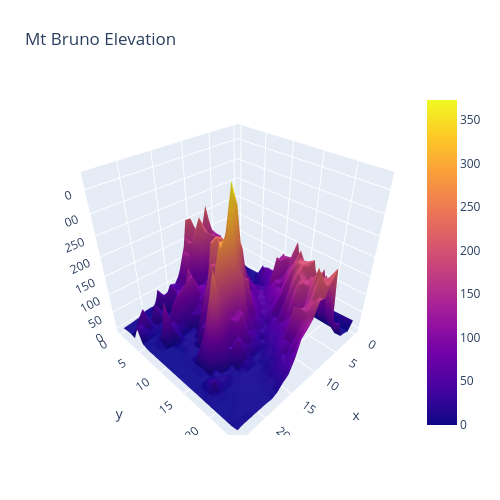

This figure's notebook cell:
### Markdown cell above
There are a wide variety of visualizations possible with plotly. We will be using mostly plotly express. `plotly.graph_objects`contains more complex visualizations such as this cool 3D surface plot of Mt. Bruno. You can interact with it to see it from all angles.

### Code cell
import plotly.graph_objects as go

z_data = pd.read_csv('https://raw.githubusercontent.com/plotly/datasets/master/api_docs/mt_bruno_elevation.csv')

fig = go.Figure(data=[go.Surface(z=z_data.values)])

fig.update_layout(title='Mt Bruno Elevation', autosize=False,
                  width=500, height=500,
                  margin=dict(l=65, r=50, b=65, t=90))

fig.show()

### Figure 1 — Plotly figure (JSON) as saved in the notebook; plotly's stock layout.template omitted (floating-point values rounded to 4 significant figures; data arrays with more than 128 entries replaced by an {"elided": "..."} marker saying what was removed)
{"data": [{"type": "surface", "z": {"elided": "25x25 float values"}}], "layout": {"autosize": false, "height": 500, "margin": {"b": 65, "l": 65, "r": 50, "t": 90}, "title": {"text": "Mt Bruno Elevation"}, "width": 500}}
